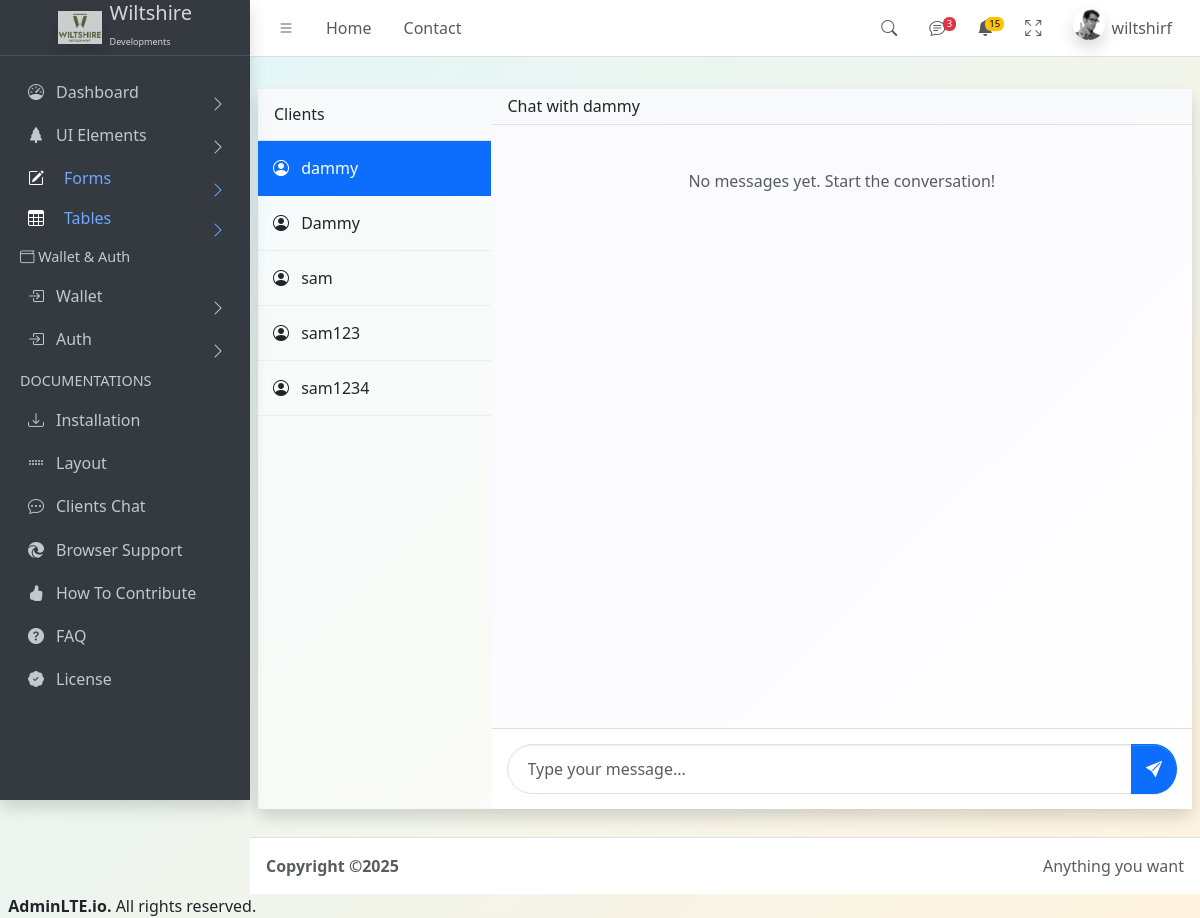
Page /Dashboard/chat/2/ (signed in) on the earlier database version.
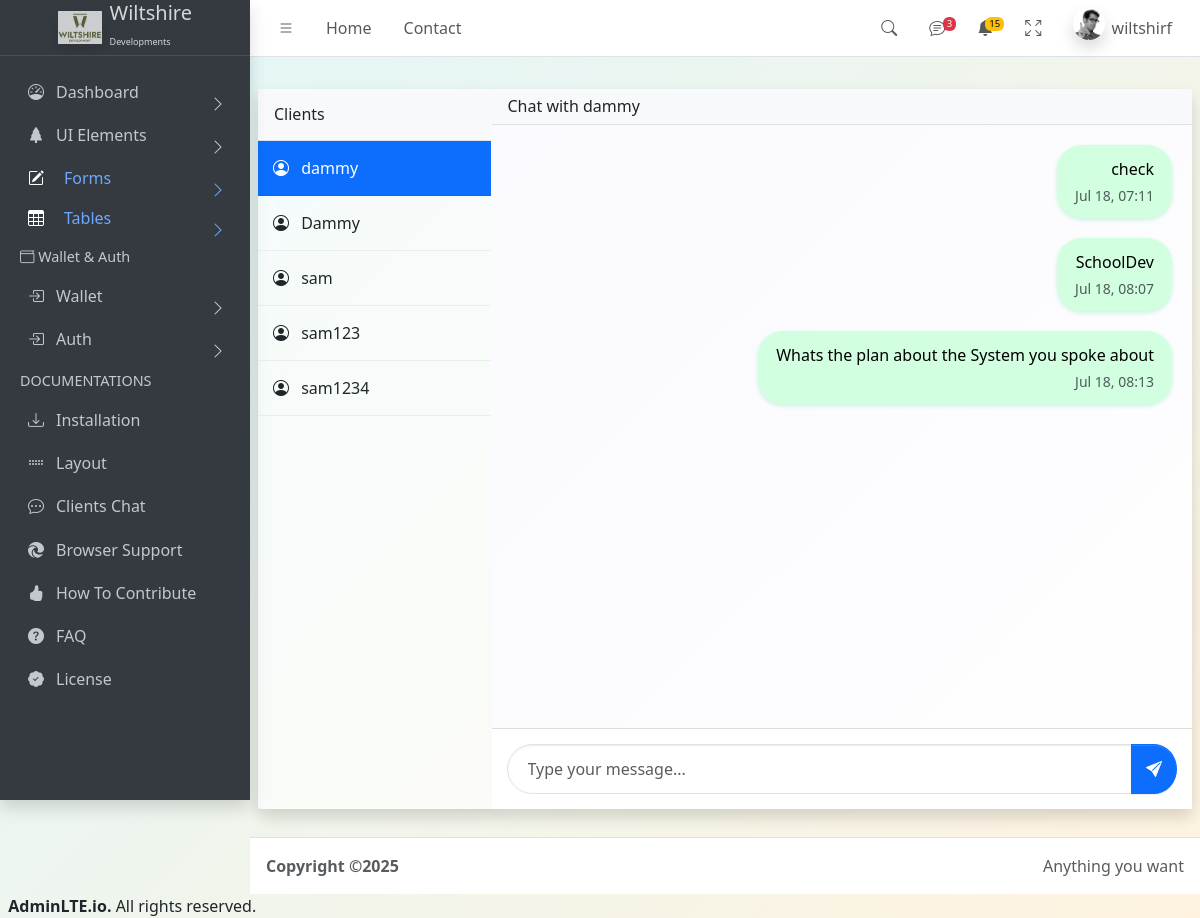
Same page on the later database version.
### myapp/models.py (models this page shows)
class Message(models.Model):
    sender = models.ForeignKey(User, related_name='sent_messages', on_delete=models.CASCADE)
    recipient = models.ForeignKey(User, related_name='received_messages', on_delete=models.CASCADE)
    content = models.TextField()
    timestamp = models.DateTimeField(auto_now_add=True)
    class Meta:
        ordering = ['timestamp']

### myapp/views.py (the view)
# urls.py: path('Dashboard/chat/<int:user_id>/', views.chat_with_user, name='chat_with_user'),
@login_required
@user_passes_test(is_admin)
def chat_with_user(request, user_id):
    user =  request.user
    is_admin_user = is_admin(user)
    is_client_user = is_client(user)
    recipient = get_object_or_404(User, id=user_id)
    messages = Message.objects.filter(
        sender__in=[request.user, recipient],
        recipient__in=[request.user, recipient]
    ).order_by('timestamp')
    if request.method == 'POST':
        content = request.POST.get('content')
        if content:
            Message.objects.create(sender=request.user, recipient=recipient, content=content)
            return redirect('chat_with_user', user_id=recipient.id)
    clients = User.objects.exclude(id=request.user.id)
    return render(request, 'Dashboard/chat.html', {
        'clients': clients,
        'recipient': recipient,
        'messages': messages,
        'is_client':is_client_user,
        'is_admin':is_admin_user,
    })

### myapp/context_processors.py (called while the page is built)
def user_info(request):
    if request.user.is_authenticated:
        return {
            'user_username': request.user.username,
        }
    return {}

### myapp/utils.py (called while the page is built)
def is_client(user):
    return user.groups.filter(name='client').exists()

### myapp/views.py (called while the page is built)
def is_admin(user):
    return user.is_staff or user.is_superuser

### myapp/templates/Dashboard/chat.html (shortened to what this page needs)
{% load static %}
{% include 'Dashboard/header.html' %}
<main class="app-main">
  <div class="app-content-header mt-3">
    <div class="container-fluid chat-container rounded shadow">
        <div class="row h-100">
            <div class="col-md-3 user-list p-0">
                <h5 class="p-3 border-bottom bg-light mb-0">Clients</h5>
                {% for client in clients %}
                    <a href="{% url 'chat_with_user' client.id %}" class="text-decoration-none text-dark">
                        <div class="user-item {% if recipient.id == client.id %}bg-primary text-white{% endif %}">
                            <i class="bi bi-person-circle me-2"></i>
                            {{ client.first_name|default:client.username }}
                        </div>
                    </a>
                {% empty %}
                    <p class="p-3">No clients available.</p>
                {% endfor %}
            </div>
            <div class="col-md-9 p-0">
                {% if recipient %}
                    <div class="chat-box h-100">
                        <div class="d-flex align-items-center justify-content-between px-3 py-2 border-bottom bg-light">
                            <h5 class="mb-0">Chat with {{ recipient.first_name|default:recipient.username }}</h5>
                        </div>
                        <div class="chat-messages">
                            {% for message in messages %}
                                <div class="message {% if message.sender == request.user %}sent{% else %}received{% endif %}">
                                    <div class="bubble">
                                        {{ message.content }}
                                        <div class="small text-muted mt-1">{{ message.timestamp|date:"M d, H:i" }}</div>
                                    </div>
                                </div>
                            {% empty %}
                                <p class="text-center text-muted mt-4">No messages yet. Start the conversation!</p>
                            {% endfor %}
                        </div>
                        <form method="post" class="chat-input">
                            <div class="input-group">
                                <input type="text" name="content" class="form-control" placeholder="Type your message..." required>
                                <button class="btn btn-primary" type="submit">
                                    <i class="bi bi-send-fill"></i>
                                </button>
                            </div>
                        </form>
                    </div>
                {% else %}
                    <div class="d-flex justify-content-center align-items-center h-100">
                        <h4>Select a client to start chatting</h4>
                    </div>
                {% endif %}
            </div>
        </div>
    </div>
</div>
</main>
{% include 'Dashboard/footer.html' %}

Differences in the rows shown:
added Message: content "check", timestamp "Jul 18, 07:11"
added Message: content "SchoolDev", timestamp "Jul 18, 08:07"
added Message: content "Whats the plan about the System you spoke about", timestamp "Jul 18, 08:13"
Other differences:
text no longer shown: "No messages yet. Start the conversation!"
